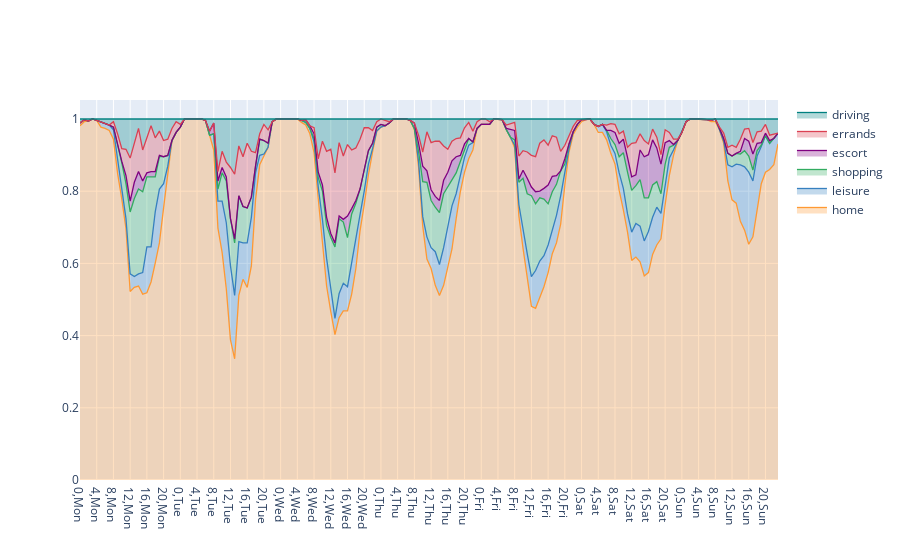

The cell this chart's notebook holds for it:
### Code cell
shares_plot(dt) # with state as default

### Figure 1 — Plotly figure (JSON) as saved in the notebook; plotly's stock layout.template omitted (floating-point values rounded to 4 significant figures; data arrays with more than 128 entries replaced by an {"elided": "..."} marker saying what was removed)
{"data": [{"fill": "tonexty", "fillcolor": "rgba(255, 153, 51, 0.3)", "line": {"color": "rgba(255, 153, 51, 1.0)", "dash": "solid", "shape": "linear", "width": 1.3}, "mode": "lines", "name": "home", "text": "", "type": "scatter", "x": {"elided": "168 str values"}, "y": {"elided": "168 float values"}}, {"fill": "tonexty", "fillcolor": "rgba(55, 128, 191, 0.3)", "line": {"color": "rgba(55, 128, 191, 1.0)", "dash": "solid", "shape": "linear", "width": 1.3}, "mode": "lines", "name": "leisure", "text": "", "type": "scatter", "x": {"elided": "168 str values"}, "y": {"elided": "168 float values"}}, {"fill": "tonexty", "fillcolor": "rgba(50, 171, 96, 0.3)", "line": {"color": "rgba(50, 171, 96, 1.0)", "dash": "solid", "shape": "linear", "width": 1.3}, "mode": "lines", "name": "shopping", "text": "", "type": "scatter", "x": {"elided": "168 str values"}, "y": {"elided": "168 float values"}}, {"fill": "tonexty", "fillcolor": "rgba(128, 0, 128, 0.3)", "line": {"color": "rgba(128, 0, 128, 1.0)", "dash": "solid", "shape": "linear", "width": 1.3}, "mode": "lines", "name": "escort", "text": "", "type": "scatter", "x": {"elided": "168 str values"}, "y": {"elided": "168 float values"}}, {"fill": "tonexty", "fillcolor": "rgba(219, 64, 82, 0.3)", "line": {"color": "rgba(219, 64, 82, 1.0)", "dash": "solid", "shape": "linear", "width": 1.3}, "mode": "lines", "name": "errands", "text": "", "type": "scatter", "x": {"elided": "168 str values"}, "y": {"elided": "168 float values"}}, {"fill": "tonexty", "fillcolor": "rgba(0, 128, 128, 0.3)", "line": {"color": "rgba(0, 128, 128, 1.0)", "dash": "solid", "shape": "linear", "width": 1.3}, "mode": "lines", "name": "driving", "text": "", "type": "scatter", "x": {"elided": "168 str values"}, "y": {"elided": "168 float values"}}], "layout": {}}
